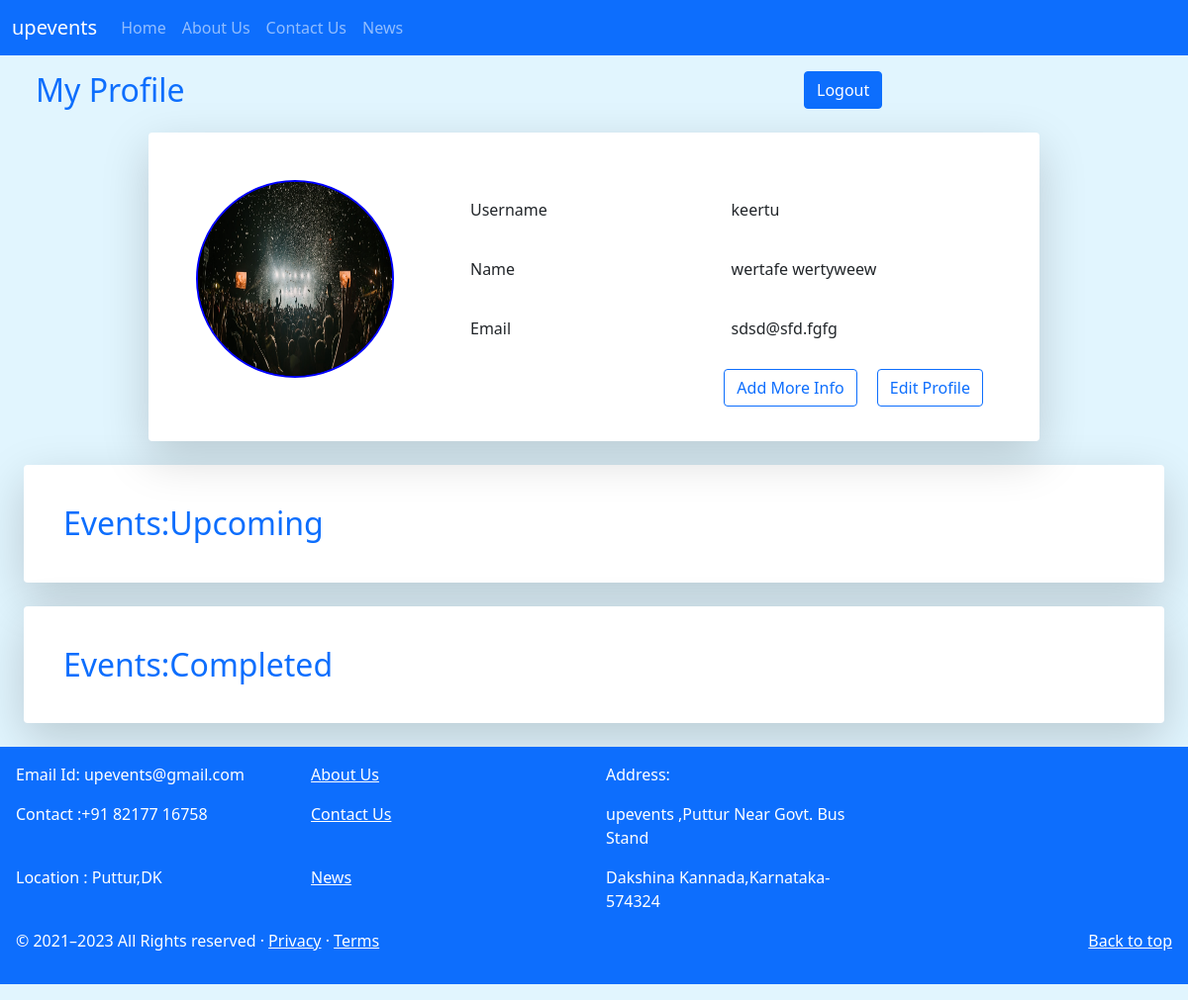
The page /user/userprofile/ (signed in) on the database as committed earlier.
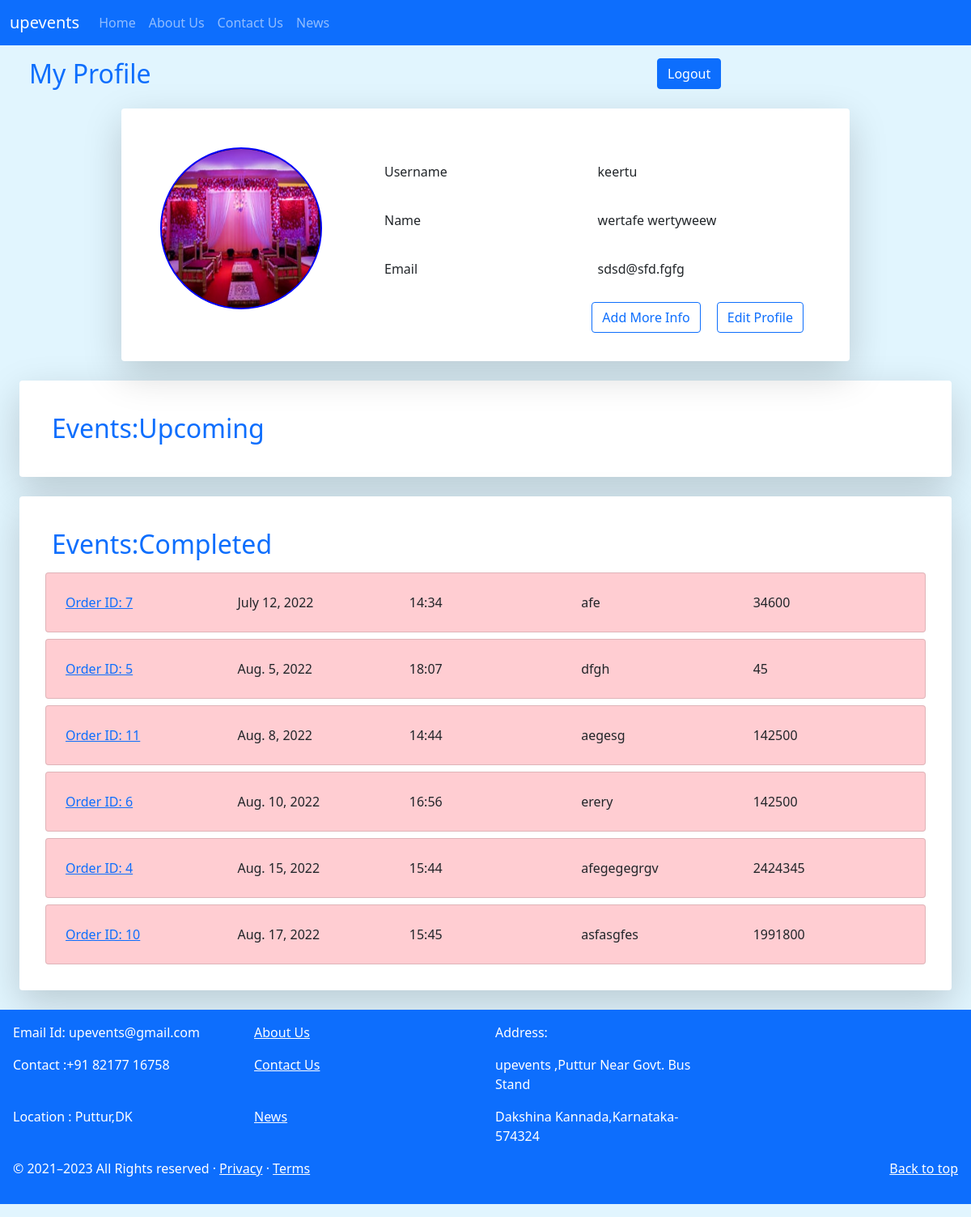
The same page on the database as committed later.
### user/models.py (models this page shows, shortened)
class UserProfile(models.Model):
    u_id=models.AutoField(primary_key=True)
    user_name=models.CharField(max_length=30,unique=True)
    user_mbl_no=models.CharField(max_length=60,unique=True)
    user_dob=models.DateField()
    user_gender=models.CharField(max_length=30)
    user_image=models.URLField(null=True)

class Order(models.Model):
    order_id=models.AutoField(primary_key=True)
    user_name=models.CharField(max_length=30)
    name=models.CharField(max_length=70)
    mbl_no=models.CharField(max_length=70)
    email=models.CharField(max_length=70)
    date=models.DateField()
    time=models.CharField(max_length=70)
    est_people=models.IntegerField()
    venue=models.CharField(max_length=70)
    venue_address=models.CharField(max_length=300)
    venue_pin=models.CharField(max_length=70)
    est_cost=models.IntegerField()
    invite_image=models.URLField()
    order_items=models.TextField(default='')

### user/views.py (the view)
# urls.py: path('userprofile/',views.userprofile,name="userprofile"),
def userprofile(request):
    dateoftoday=date.today()
    order_items_over=Order.objects.filter(user_name=request.user,date__lte=dateoftoday).order_by('date')
    order_items_coming=Order.objects.filter(user_name=request.user,date__gt=dateoftoday).order_by('date')
    userprofile=UserProfile.objects.filter(user_name=request.user)
    return render(request ,'user/userprofile.html',{'user_image':userprofile,'order_items_over':order_items_over,'order_items_coming':order_items_coming})

### user/templates/user/userprofile.html (shortened to what this page needs)
{% extends 'user/basic.html' %}
{% load static %}
{% block bg-img %}
style="background-color:#E1F5FE; "
{% endblock bg-img %}
{% load static %}
{% block body %}
{% if user.is_authenticated %}
<div class="row mx-4 my-3 justify-content-between ">
  <div class="col-4">
    <h2 class="text-primary">My Profile</h2>
  </div>
  <div class="col-4 ">
    <a href="/logout" class="btn btn-primary mx-2" type="button">Logout</a>
  </div>
</div>
<div class="card container mt-2 border-0 shadow-lg rounded">
  <div class="row m-2 p-3 ">
    <div class="col-4">
      <div class="image pt-4">
        {% if user_image %}
        {% for userinfo in user_image %}
        {% if userinfo.user_image %}
        <img src="{{userinfo.user_image}}" style="border-radius: 100px; border:2px solid blue ;background-color:black; "
          height="200px" width="200px" class="img-responsive">
        {% else %}
        <img src="{% static '/user/images/birthday.jpg' %}"
          style="border-radius: 100px; border:2px solid blue ;background-color:black; " height="200px" width="200px"
          class="img-responsive">
        {% endif %}
        {% endfor %}
        {% else %}
        <img src="{% static '/user/images/birthday.jpg' %}"
          style="border-radius: 100px; border:2px solid blue ;background-color:black; " height="200px" width="200px"
          class="img-responsive">
        {% endif %}
      </div>
    </div>
    <div class="col container pt-4">
      <table>
        <tr>
          <td>Username</td>
          <td>{{user.username}}</td>
        </tr>
        <tr>
          <td>Name</td>
          <td>{{user.get_full_name}}</td>
        </tr>
        <tr>
          <td>Email</td>
          <td>{{user.email}}</td>
        </tr>
        <tr class="mt-4" style="text-align: right;">
          <td colspan="2">
            <a href="/user/addprofile" class="btn btn-outline-primary mx-2" type="button">Add More Info</a>
            <a href="/user/editprofile" class="btn btn-outline-primary mx-2" type="button">Edit Profile</a>
          </td>
        </tr>
      </table>
    </div>
  </div>
</div>
<div class="shadow-lg rounded  p-4 m-4  bg-white">
  <h2 class="m-3 text-primary">Events:Upcoming</h2>
</div>
<div class="shadow-lg rounded p-4 m-4  bg-white">
  <h2 class="m-3 text-primary">Events:Completed</h2>
  {% for i in order_items_over %}
  <div class="card p-4 m-2 " style="background-color: #FFCDD2;">
    <div class="row">
      <div class="col ">
        <a href="/user/orderinfo/{{i.order_id}}" class=""> Order ID: {{i.order_id}}
        </a>
      </div>
      <div class="col">{{i.date}}</div>
      <div class="col">{{i.time}}</div>
      <div class="col">{{i.venue}}</div>
      <div class="col">{{i.est_cost}}</div>
    </div>
  </div>
  {% endfor %}
</div>
{% else %}
<h3 class="text-center my-4">Please Log in</h3>
<div class="container my-4 text-center">
  <a href="/login" class="btn btn-outline-primary mx-2 " type="button">Login</a>
</div>
{%endif%}
{% endblock body %}

### user/templates/user/basic.html (shortened to what this page needs)
{% load static %}
<!doctype html>
<html lang="en">
<head>
  <link href="https://cdn.jsdelivr.net/npm/bootstrap@5.0.2/dist/css/bootstrap.min.css" rel="stylesheet"
>
    <link rel="stylesheet" href="{% static 'user/css/customcss.css' %}">
    <link rel="stylesheet" href="https://cdnjs.cloudflare.com/ajax/libs/animate.css/4.1.1/animate.min.css" />
</head>
<body {% block bg-img %}
{% endblock bg-img %} >
  <nav class="navbar navbar-expand-lg navbar-dark bg-primary ">
    <div class="container-fluid">
      <a class="navbar-brand" href="#">upevents</a>
      <div class="collapse navbar-collapse" id="navbarSupportedContent">
        <ul class="navbar-nav me-auto mb-2 mb-lg-0">
          <li class="nav-item">
            <a class="nav-link {% block homeactive %}{% endblock homeactive %}" aria-current="page"
              href="/user">Home</a>
          </li>
          <li class="nav-item">
            <a class="nav-link {% block aboutactive %}{% endblock aboutactive %}" href="/aboutus">About Us</a>
          </li>
          <li class="nav-item">
            <a class="nav-link {% block contactactive %}{% endblock contactactive %}" href="/contactus">Contact Us</a>
          </li>
          <li class="nav-item">
            <a class="nav-link {% block newsactive %}{% endblock newsactive %}" href="/newslist">News</a>
          </li>
        </ul>
      </div>
    </div>
  </nav>
  {% block body %}
  {% endblock body %}
  <footer class="bg-primary text-white mb-3 p-3" >
    <div class="row ">
      <div class="col "><p>Email Id: upevents@gmail.com
      </p>
      </div>
      <div class="col   ">
        <a href="/aboutus" class="text-white">About Us</a>
      </div>
      <div class="col ">Address:</div>
      <div class="col "></div>
  </div>
  <div class="row ">
    <div class="col  ">
      <p>     Contact :+91 82177 16758</p>
    </div>
    <div class="col  ">
      <a href="contactus" class="text-white">Contact Us</a>
    </div>
    <div class="col  "><p> upevents ,Puttur Near Govt. Bus Stand</p></div>
    <div class="col  "></div>
</div>
<div class="row ">
  <div class="col  ">
    <p>Location : Puttur,DK</p>
  </div>
  <div class="col  ">
    <a href="/newslist" class="text-white">News </a>
  </div>
  <div class="col  "><p>Dakshina Kannada,Karnataka-574324</p></div>
  <div class="col  "></div>
</div>
    <p class="float-end"><a href="#" class="text-white">Back to top</a></p>
    <p>&copy; 2021–2023 All Rights reserved  &middot; <a href="#" class="text-white">Privacy</a> &middot; <a href="#" class="text-white">Terms</a></p>
  </footer>
</body>
</html>

### user/static/user/css/customcss.css (style rules this page uses)
.container { max-width: 900px; margin: 0 auto; }

### user/templates/user/basic.html (style rules this page uses)
td { width: 269px; height: 60px; }

Rows that differ between the two databases and show on the page:
changed UserProfile: user_image: a different picture
added Order: order_id "7", date "July 12, 2022", time "14:34", venue "afe", est_cost "34600"
added Order: order_id "5", date "Aug. 5, 2022", time "18:07", venue "dfgh", est_cost "45"
added Order: order_id "11", date "Aug. 8, 2022", time "14:44", venue "aegesg", est_cost "142500"
added Order: order_id "6", date "Aug. 10, 2022", time "16:56", venue "erery", est_cost "142500"
added Order: order_id "4", date "Aug. 15, 2022", time "15:44", venue "afegegegrgv", est_cost "2424345"
added Order: order_id "10", date "Aug. 17, 2022", time "15:45", venue "asfasgfes", est_cost "1991800"
